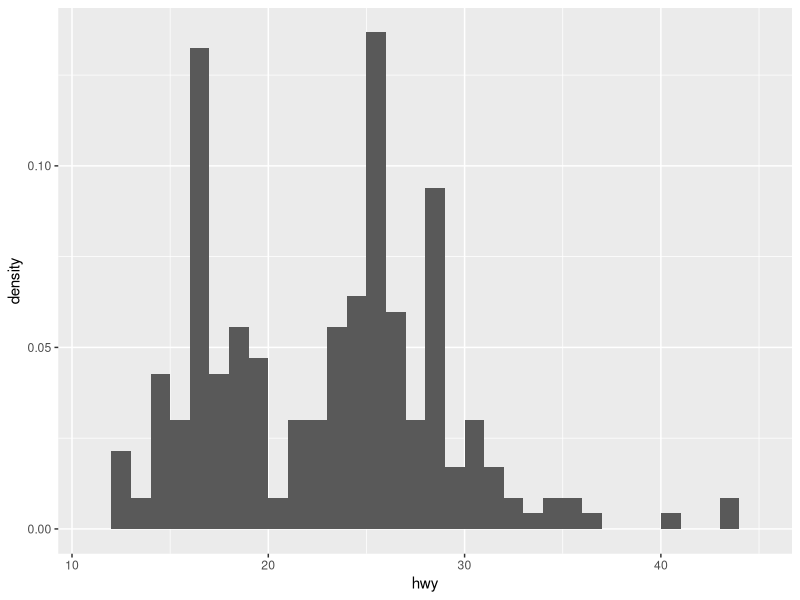
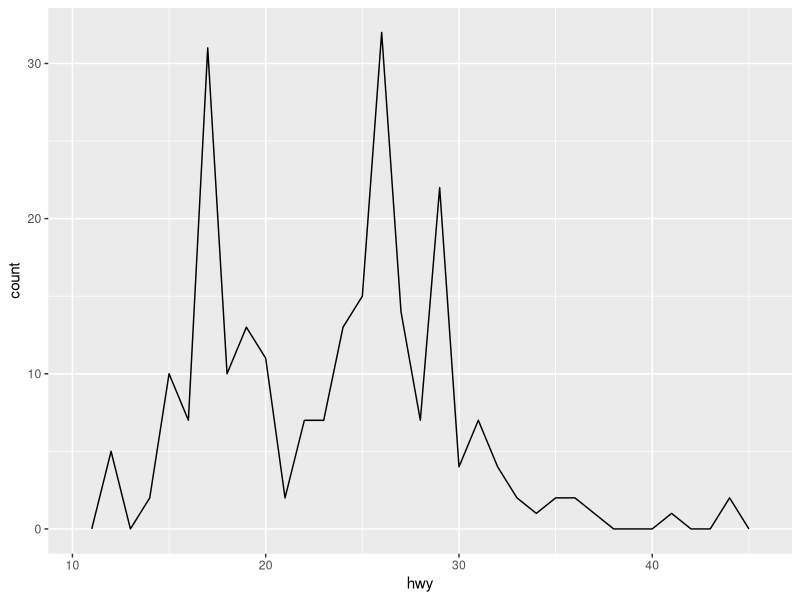
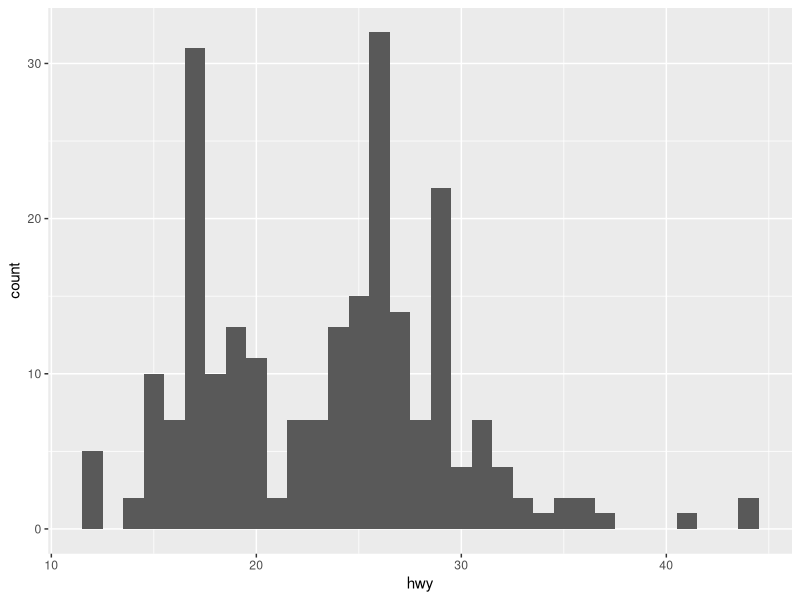
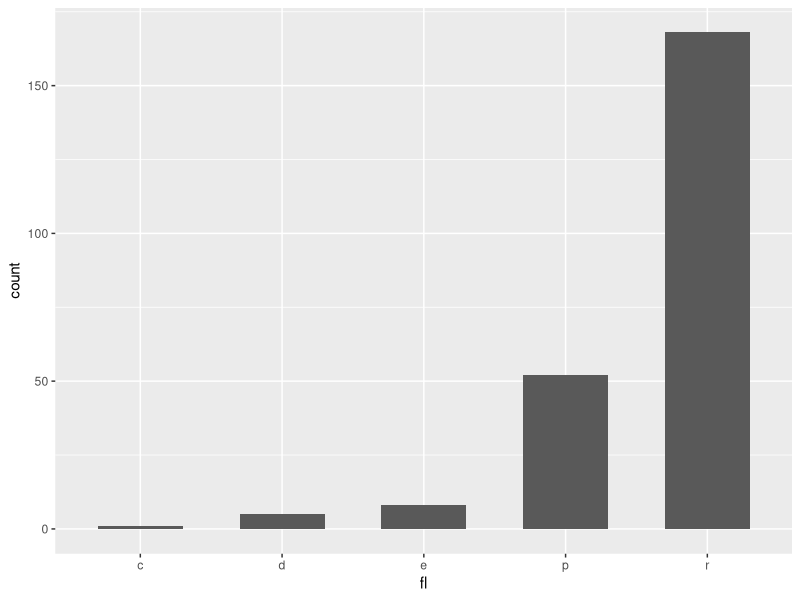
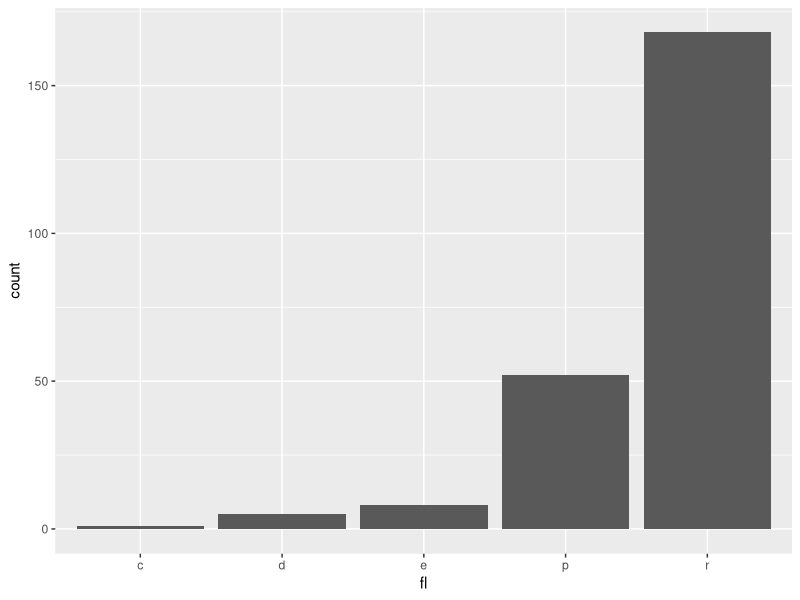
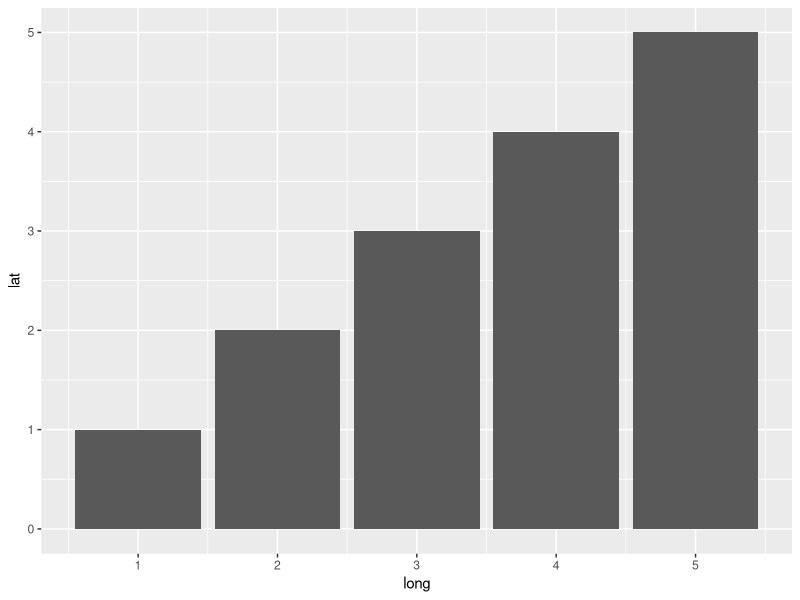
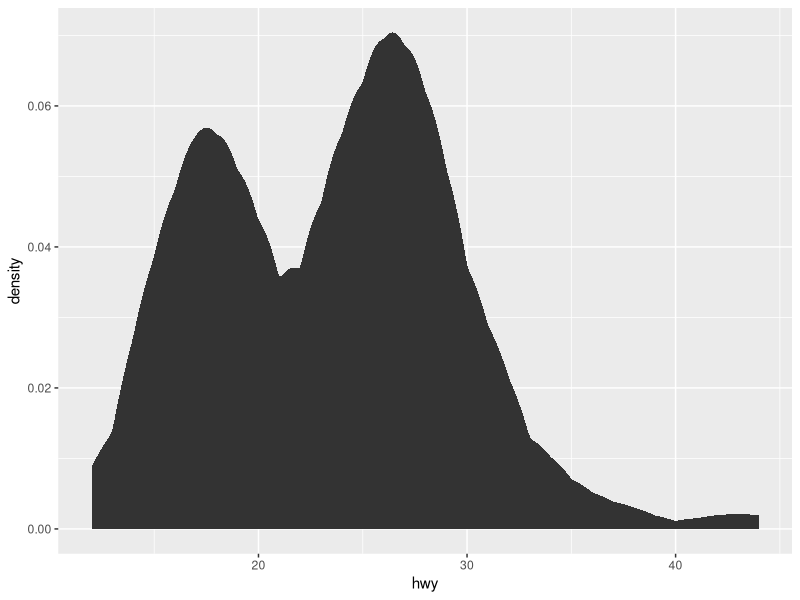
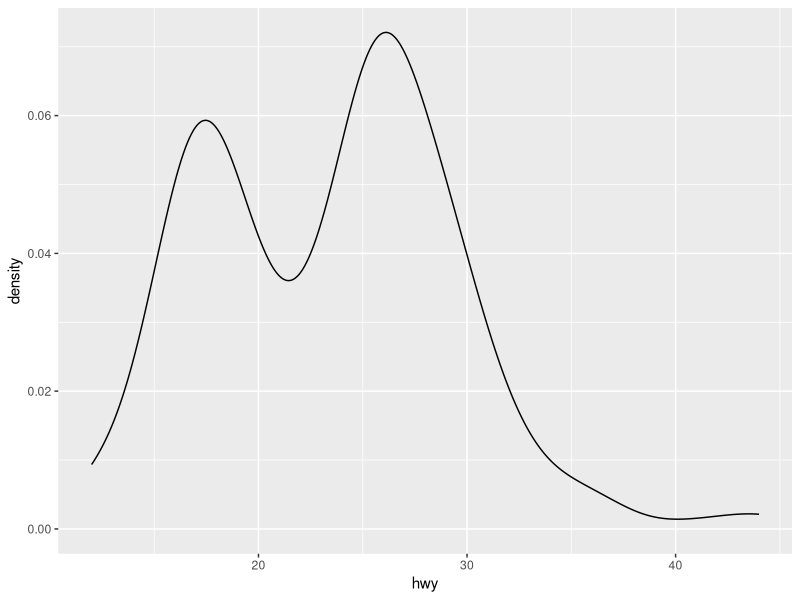

Reproduce these figures in R, in order. (Note: this script raises an error after producing the figures.)
## ---- chunk 1
knitr::opts_chunk$set(warning = FALSE, message = FALSE)
knitr::opts_chunk$set(fig.align = "center", fig.width = 6, fig.asp = 0.7)
library(ggplot2)
library(dplyr)
## ---- chunk 2
ggplot(mpg, aes(hwy)) + 
  stat_bin(aes(y = ..density..), binwidth = 1, boundary = 0, pad = TRUE)
## ---- chunk 3
ggplot(mpg, aes(hwy)) + 
  geom_freqpoly(binwidth = 1)
## ---- chunk 4
ggplot(mpg, aes(hwy)) + 
  geom_histogram(binwidth = 1, boundary = 0.5)
## ---- chunk 5
ggplot(mpg, aes(fl)) + 
  stat_count(width = 0.6)
## ---- chunk 6
ggplot(mpg, aes(fl)) + 
  geom_bar()
## ---- chunk 7
dat <- tibble(long = rep(1:5, c(1:5)), lat = 1)
ggplot(dat, aes(long, lat)) + geom_col()
## ---- chunk 8
ggplot(mpg, aes(hwy)) + 
  stat_density(kernel = "epanechnikov")
## ---- chunk 9
ggplot(mpg, aes(hwy)) + 
  geom_density(kernel = "gaussian")
## ---- chunk 10
ggplot(mpg, aes(cty, hwy)) + 
  stat_bin_2d(binwidth = 1, drop = TRUE)
## ---- chunk 11
ggplot(mpg, aes(cty, hwy)) + 
  stat_bin_hex(binwidth = 1)
## ---- chunk 12
ggplot(mpg, aes(cty, hwy)) + 
  geom_bin2d()
## ---- chunk 13
ggplot(mpg, aes(cty, hwy)) + 
  geom_hex()
## ---- chunk 14
ggplot(mpg, aes(cty, hwy)) + 
  stat_quantile(
    quantiles = c(0.1, 0.9), formula = y ~ log(x), method = "rq"
  ) + 
  geom_point()
## ---- chunk 15
ggplot(mpg, aes(cty, hwy)) + 
  geom_quantile(quantiles = c(0.1, 0.9), formula = y ~ log(x), method = "rq") +
  geom_point()
## ---- chunk 16
ggplot(mpg, aes(cty, hwy)) + 
  stat_smooth(method = "lm", formula = y ~ x, se = TRUE, level = 0.95) +
  geom_point()
## ---- chunk 17
ggplot(mpg, aes(cty, hwy)) + 
  geom_smooth(method = "lm", formula = y ~ x, se = TRUE, level = 0.95) +
  geom_point()
## ---- chunk 18
ggplot(mpg, aes(class, hwy)) + 
  stat_boxplot()
## ---- chunk 19
ggplot(mpg, aes(class, hwy)) + 
  geom_boxplot()
## ---- chunk 20
ggplot(mpg, aes(class, hwy)) + 
  stat_ydensity(kernel = "gaussian", scale = "area", trim = TRUE)
## ---- chunk 21
ggplot(mpg, aes(class, hwy)) + 
  geom_violin(scale = "width")
## ---- chunk 22
ggplot(mpg, aes(cty, hwy)) + 
  stat_sum()
## ---- chunk 23
ggplot(mpg, aes(cty, hwy)) + 
  geom_count()
## ---- chunk 24
seals <- seals %>% 
  mutate(z = sqrt(delta_long^2 + delta_lat^2))
ggplot(seals, aes(long, lat)) + 
  stat_contour(aes(z = z), bins = 6)
## ---- chunk 25
ggplot(seals, aes(long, lat)) + 
  geom_contour(aes(z = z))
## ---- chunk 26
ggplot(seals, aes(long, lat)) + 
  geom_contour_filled(aes(z = z), binwidth =  0.2)
## ---- chunk 27
ggplot(seals, aes(long, lat)) + 
  stat_contour_filled(aes(z = z), bins =  5)
## ---- chunk 28
func <- function(y) {
  data.frame(
    y = mean(y) + 0.1,
    ymax = max(y) + 1,
    ymin = min(y) - 1
  )
}
ggplot(mpg, aes(cty, hwy)) + 
  stat_summary(fun.data = func) +
  geom_point(colour = "red", size = 1)
## ---- chunk 29
ggplot(mpg, aes(cty, hwy)) + 
  stat_summary_bin(fun.data = func, binwidth = 2) +
  geom_point(colour = "red", size = 1)
## ---- chunk 30
ggplot(seals, aes(long, lat)) + 
  stat_summary_2d(aes(z = z), binwidth = c(2, 1),fun = mean)
## ---- chunk 31
ggplot(seals, aes(long, lat)) + 
  stat_summary_hex(aes(z = z), binwidth = c(2, 1), fun = max)
## ---- chunk 32
ggplot(data.frame(x = -10:10)) + 
  stat_function(aes(x), n = 99, fun = sin, xlim = c(-10,10))
## ---- chunk 33
ggplot(mpg, aes(cty)) + 
  stat_ecdf(n = NULL)
## ---- chunk 34
dat <- data.frame(x = rnorm(100))
ggplot(dat) + 
  stat_qq(aes(sample = x), distribution = qnorm, dparams = list()) + 
  stat_qq_line(aes(sample = x), distribution = qnorm, dparams = list()) 
## ---- chunk 35
ggplot(mpg) + 
  geom_qq(aes(sample = hwy)) + 
  geom_qq_line(aes(sample = hwy))
## ---- chunk 36
ggplot(mpg, aes(cty, hwy)) + 
  stat_density_2d(contour = TRUE, n = 100)
## ---- chunk 37
ggplot(mpg, aes(cty, hwy)) + 
  stat_density_2d_filled(contour = TRUE, n = 100)
## ---- chunk 38
ggplot(mpg, aes(cty, hwy)) + 
  geom_density_2d()
## ---- chunk 39
ggplot(mpg, aes(cty, hwy)) + 
  geom_density_2d_filled()
## ---- chunk 40
ggplot(mpg, aes(cty, hwy)) + geom_blank()
## ---- chunk 41
dat <- tibble(long = c(10, 12), lat = c(10, 12))
ggplot(dat, aes(long, lat)) + 
  geom_curve(
    aes(yend = lat + 1, xend = long + 1),
    curvature = 0.5,
    angle = c(45, 135),
    ncp = 5,
    arrow = arrow(angle = 30, length = unit(0.1, "inches"),
                  ends = "last", type = "closed"),
    arrow.fill = "red",
    lineend = "butt"
  )
## ---- chunk 42
ggplot(dat, aes(long, lat)) + 
  geom_segment(
    aes(yend = lat + 1, xend = long + 1),
    arrow = arrow(angle = 30, length = unit(0.25, "inches"),
                  ends = "both", type = "closed"),
    arrow.fill = "green",
    lineend = "butt",
    linejoin = "round"
  )
## ---- chunk 43
dat <- tibble(long = c(1,5,4,3,2), lat = c(1,1,2,3,2))
ggplot(dat, aes(long, lat)) + geom_path()
## ---- chunk 44
ggplot(dat, aes(long, lat)) + geom_line()
## ---- chunk 45
ggplot(dat, aes(long, lat)) + geom_step(direction = "hv")
## ---- chunk 46
ids <- factor(c("1.1", "2.1", "1.2", "2.2", "1.3", "2.3"))
values <- data.frame(
  id = ids,
  value = c(3, 3.1, 3.1, 3.2, 3.15, 3.5)
)
positions <- data.frame(
  id = rep(ids, each = 4),
  x = c(2, 1, 1.1, 2.2, 1, 0, 0.3, 1.1, 2.2, 1.1, 1.2, 2.5, 1.1,
        0.3, 0.5, 1.2, 2.5, 1.2, 1.3, 2.7, 1.2, 0.5, 0.6, 1.3),
  y = c(-0.5, 0, 1, 0.5, 0, 0.5, 1.5, 1, 0.5, 1, 2.1, 1.7, 1, 1.5,
        2.2, 2.1, 1.7, 2.1, 3.2, 2.8, 2.1, 2.2, 3.3, 3.2)
)
datapoly <- merge(values, positions, by = c("id"))
ggplot(datapoly, aes(x = x, y = y)) +
  geom_polygon(aes(fill = value, group = id)) + 
  geom_point(colour = "red")
## ---- chunk 47
holes <- do.call(
  rbind, 
  lapply(
    split(datapoly, datapoly$id),
    function(df) {
      df$x <- df$x + 0.5 * (mean(df$x) - df$x)
      df$y <- df$y + 0.5 * (mean(df$y) - df$y)
      df
    }
  )
)
datapoly$subid <- 1L
holes$subid <- 2L
datapoly <- rbind(datapoly, holes)
ggplot(datapoly, aes(x = x, y = y)) +
  geom_polygon(aes(fill = value, group = id, subgroup = subid), rule = "evenodd") +
  geom_point(aes(colour = as.factor(subid)))
## ---- chunk 48
dat <- tibble(long = c(10, 12, 15), lat = c(10, 12, 15))
ggplot(dat) + 
  geom_rect(aes(xmin = long - 2, ymin = lat - 2, xmax = long + 2, ymax = lat + 2), alpha = 0.5) +
  geom_point(aes(long, lat), colour = "red")
## ---- chunk 49
ggplot(dat, aes(long, lat)) +
  geom_raster(hjust = 1, vjust = 1, alpha = 0.5) +
  geom_point(colour = "red")
## ---- chunk 50
seals$z <- sqrt(seals$long^2 + seals$lat^2)
ggplot(seals, aes(long, lat)) + 
  geom_raster(aes(fill = z), hjust = 0.5, vjust = 0.5, interpolate = TRUE)
## ---- chunk 51
ggplot(dat, aes(long, lat)) +
  geom_tile(width = 4, height = 4, alpha = 0.5) +
  geom_point(colour = "red")
## ---- chunk 52
ggplot(seals, aes(long, lat)) + geom_tile(aes(fill = z))
## ---- chunk 53
ggplot(economics, aes(date, unemploy)) + 
  geom_ribbon(aes(ymin = unemploy - 900, ymax = unemploy + 900))
## ---- chunk 54
ggplot(economics, aes(date, unemploy)) + geom_area()
## ---- chunk 55
ggplot() + 
  geom_abline(aes(intercept = 0, slope = 1)) +
  geom_hline(aes(yintercept = 1)) +
  geom_vline(aes(xintercept = 1))
## ---- chunk 56
dat <- tibble(
  long = c(10:13), lat = c(10:13), 
  lb = c(NA, "FANG", "GONG", NA)
)
ggplot(dat, aes(long, lat)) + 
  geom_label(
    aes(label = lb), nudge_x = 0.3, nudge_y = 0.3,
    label.padding = unit(0.5, "lines"),
    label.r = unit(0.5, "lines"), label.size = 0.5
  ) +
  geom_point()
## ---- chunk 57
ggplot(dat, aes(long, lat)) + 
  geom_text(aes(label = lb))
## ---- chunk 58
ggplot(mpg, aes(cty, hwy)) + 
  geom_jitter(height = 2, width = 2) + 
  geom_point(colour = "red")
## ---- chunk 59
ggplot(mpg, aes(cty, hwy)) + geom_point()
## ---- chunk 60
ggplot(mpg, aes(cty, hwy)) + 
  geom_rug(outside = FALSE, sides = "tbl", length = unit(0.1, "npc"))
## ---- chunk 61
df <- tibble(grp = c("A", "B"), fit = 4:5, se = 1:2)
ggplot(df, aes(grp, fit, ymin = fit-se, ymax = fit+se)) + geom_crossbar(fatten = 2)
## ---- chunk 62
ggplot(df, aes(grp, fit, ymin = fit-se, ymax = fit+se)) + geom_errorbar()
## ---- chunk 63
ggplot(df, aes(grp, fit, ymin = fit-se, ymax = fit+se)) + geom_linerange()
## ---- chunk 64
ggplot(df, aes(grp, fit, ymin = fit-se, ymax = fit+se)) + geom_pointrange()
## ---- chunk 65
data <- data.frame(
  murder = USArrests$Murder,
  state = tolower(rownames(USArrests))
)
map <- map_data("state")
ggplot(data, aes(fill = murder)) + 
  geom_map(aes(map_id = state), map = map) +
  expand_limits(x = map$long, y = map$lat)
## ---- chunk 66
ggplot(mpg, aes(hwy)) + geom_dotplot()
## ---- chunk 67
ggplot(seals, aes(x = long, y = lat)) + geom_spoke(aes(angle = 1:1155, radius = 1))
## ---- chunk 68
ggplot(mpg, aes(cty, hwy)) +
  stat_ellipse(type = "t", level = 0.95, segments = 51) +
  geom_point()
